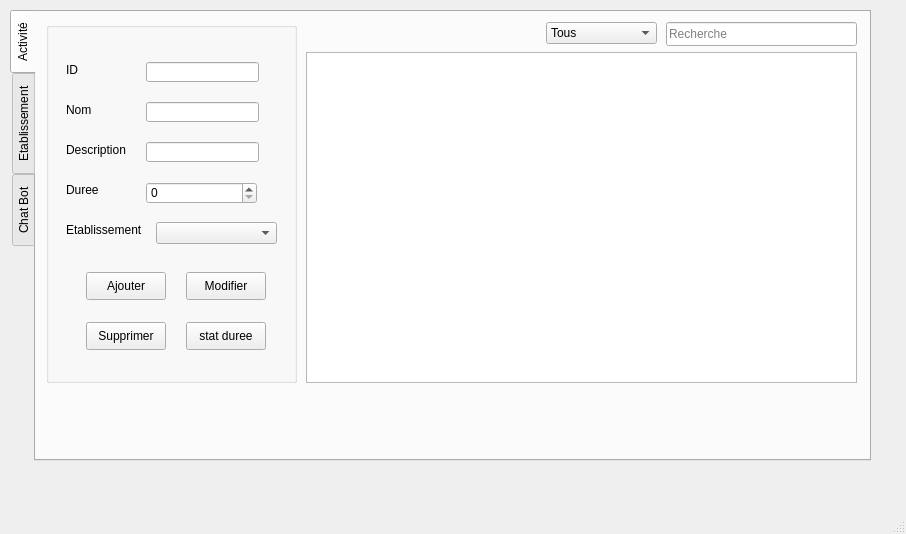
<?xml version="1.0" encoding="UTF-8"?>
<ui version="4.0">
 <class>Garderie</class>
 <widget class="QMainWindow" name="Garderie">
  <property name="geometry">
   <rect>
    <x>0</x>
    <y>0</y>
    <width>906</width>
    <height>534</height>
   </rect>
  </property>
  <property name="windowTitle">
   <string>MainWindow</string>
  </property>
  <widget class="QWidget" name="centralwidget">
   <widget class="QTabWidget" name="tabWidget">
    <property name="geometry">
     <rect>
      <x>10</x>
      <y>10</y>
      <width>861</width>
      <height>451</height>
     </rect>
    </property>
    <property name="tabPosition">
     <enum>QTabWidget::West</enum>
    </property>
    <property name="currentIndex">
     <number>0</number>
    </property>
    <widget class="QWidget" name="tab">
     <attribute name="title">
      <string>Activité</string>
     </attribute>
     <widget class="QLineEdit" name="recherche_activite">
      <property name="geometry">
       <rect>
        <x>630</x>
        <y>10</y>
        <width>191</width>
        <height>24</height>
       </rect>
      </property>
      <property name="placeholderText">
       <string>Recherche</string>
      </property>
      <property name="clearButtonEnabled">
       <bool>true</bool>
      </property>
     </widget>
     <widget class="QGroupBox" name="groupBox">
      <property name="geometry">
       <rect>
        <x>10</x>
        <y>10</y>
        <width>251</width>
        <height>361</height>
       </rect>
      </property>
      <property name="title">
       <string/>
      </property>
      <widget class="QLabel" name="label_5">
       <property name="geometry">
        <rect>
         <x>20</x>
         <y>200</y>
         <width>91</width>
         <height>16</height>
        </rect>
       </property>
       <property name="text">
        <string>Etablissement</string>
       </property>
      </widget>
      <widget class="QLineEdit" name="id_activite">
       <property name="geometry">
        <rect>
         <x>100</x>
         <y>40</y>
         <width>113</width>
         <height>20</height>
        </rect>
       </property>
      </widget>
      <widget class="QLabel" name="label_2">
       <property name="geometry">
        <rect>
         <x>20</x>
         <y>80</y>
         <width>56</width>
         <height>16</height>
        </rect>
       </property>
       <property name="text">
        <string>Nom</string>
       </property>
      </widget>
      <widget class="QSpinBox" name="duree_activite">
       <property name="geometry">
        <rect>
         <x>100</x>
         <y>160</y>
         <width>111</width>
         <height>22</height>
        </rect>
       </property>
      </widget>
      <widget class="QLabel" name="label_3">
       <property name="geometry">
        <rect>
         <x>20</x>
         <y>120</y>
         <width>71</width>
         <height>16</height>
        </rect>
       </property>
       <property name="text">
        <string>Description</string>
       </property>
      </widget>
      <widget class="QLineEdit" name="nom_activite">
       <property name="geometry">
        <rect>
         <x>100</x>
         <y>80</y>
         <width>113</width>
         <height>20</height>
        </rect>
       </property>
      </widget>
      <widget class="QLabel" name="label_4">
       <property name="geometry">
        <rect>
         <x>20</x>
         <y>160</y>
         <width>56</width>
         <height>16</height>
        </rect>
       </property>
       <property name="text">
        <string>Duree</string>
       </property>
      </widget>
      <widget class="QLabel" name="label">
       <property name="geometry">
        <rect>
         <x>20</x>
         <y>40</y>
         <width>56</width>
         <height>16</height>
        </rect>
       </property>
       <property name="text">
        <string>ID</string>
       </property>
      </widget>
      <widget class="QLineEdit" name="description_activite">
       <property name="geometry">
        <rect>
         <x>100</x>
         <y>120</y>
         <width>113</width>
         <height>20</height>
        </rect>
       </property>
      </widget>
      <widget class="QPushButton" name="ajouter_activite">
       <property name="geometry">
        <rect>
         <x>40</x>
         <y>250</y>
         <width>80</width>
         <height>28</height>
        </rect>
       </property>
       <property name="text">
        <string>Ajouter</string>
       </property>
      </widget>
      <widget class="QPushButton" name="modifier_activite">
       <property name="geometry">
        <rect>
         <x>140</x>
         <y>250</y>
         <width>80</width>
         <height>28</height>
        </rect>
       </property>
       <property name="text">
        <string>Modifier</string>
       </property>
      </widget>
      <widget class="QPushButton" name="supprimer_activite">
       <property name="geometry">
        <rect>
         <x>40</x>
         <y>300</y>
         <width>80</width>
         <height>28</height>
        </rect>
       </property>
       <property name="text">
        <string>Supprimer</string>
       </property>
      </widget>
      <widget class="QPushButton" name="stat_activite">
       <property name="geometry">
        <rect>
         <x>140</x>
         <y>300</y>
         <width>80</width>
         <height>28</height>
        </rect>
       </property>
       <property name="text">
        <string>stat duree</string>
       </property>
      </widget>
      <widget class="QComboBox" name="etablissement_activite">
       <property name="geometry">
        <rect>
         <x>110</x>
         <y>200</y>
         <width>121</width>
         <height>22</height>
        </rect>
       </property>
      </widget>
     </widget>
     <widget class="QTableView" name="tableau_activite">
      <property name="geometry">
       <rect>
        <x>270</x>
        <y>40</y>
        <width>551</width>
        <height>331</height>
       </rect>
      </property>
      <property name="sortingEnabled">
       <bool>true</bool>
      </property>
     </widget>
     <widget class="QComboBox" name="sort_combo_activite">
      <property name="geometry">
       <rect>
        <x>510</x>
        <y>10</y>
        <width>111</width>
        <height>22</height>
       </rect>
      </property>
      <item>
       <property name="text">
        <string>Tous</string>
       </property>
      </item>
      <item>
       <property name="text">
        <string>Id</string>
       </property>
      </item>
      <item>
       <property name="text">
        <string>Nom</string>
       </property>
      </item>
      <item>
       <property name="text">
        <string>Description</string>
       </property>
      </item>
      <item>
       <property name="text">
        <string>Duree</string>
       </property>
      </item>
      <item>
       <property name="text">
        <string>Etablissement</string>
       </property>
      </item>
     </widget>
    </widget>
    <widget class="QWidget" name="tab_3">
     <attribute name="title">
      <string>Etablissement</string>
     </attribute>
     <widget class="QComboBox" name="sort_combo_etablissement">
      <property name="geometry">
       <rect>
        <x>510</x>
        <y>10</y>
        <width>111</width>
        <height>22</height>
       </rect>
      </property>
      <item>
       <property name="text">
        <string>Tous</string>
       </property>
      </item>
      <item>
       <property name="text">
        <string>Id</string>
       </property>
      </item>
      <item>
       <property name="text">
        <string>Nom</string>
       </property>
      </item>
      <item>
       <property name="text">
        <string>Addresse</string>
       </property>
      </item>
      <item>
       <property name="text">
        <string>Tel</string>
       </property>
      </item>
     </widget>
     <widget class="QTableView" name="tableau_etablissement">
      <property name="geometry">
       <rect>
        <x>270</x>
        <y>40</y>
        <width>551</width>
        <height>331</height>
       </rect>
      </property>
      <property name="sortingEnabled">
       <bool>true</bool>
      </property>
     </widget>
     <widget class="QGroupBox" name="groupBox_2">
      <property name="geometry">
       <rect>
        <x>10</x>
        <y>30</y>
        <width>241</width>
        <height>341</height>
       </rect>
      </property>
      <property name="title">
       <string/>
      </property>
      <widget class="QLineEdit" name="id_etablissement">
       <property name="geometry">
        <rect>
         <x>100</x>
         <y>50</y>
         <width>113</width>
         <height>20</height>
        </rect>
       </property>
      </widget>
      <widget class="QLabel" name="label_7">
       <property name="geometry">
        <rect>
         <x>20</x>
         <y>90</y>
         <width>56</width>
         <height>16</height>
        </rect>
       </property>
       <property name="text">
        <string>Nom</string>
       </property>
      </widget>
      <widget class="QLabel" name="label_8">
       <property name="geometry">
        <rect>
         <x>20</x>
         <y>130</y>
         <width>71</width>
         <height>16</height>
        </rect>
       </property>
       <property name="text">
        <string>Addresse</string>
       </property>
      </widget>
      <widget class="QLineEdit" name="nom_etablissement">
       <property name="geometry">
        <rect>
         <x>100</x>
         <y>90</y>
         <width>113</width>
         <height>20</height>
        </rect>
       </property>
      </widget>
      <widget class="QLabel" name="label_9">
       <property name="geometry">
        <rect>
         <x>20</x>
         <y>170</y>
         <width>56</width>
         <height>16</height>
        </rect>
       </property>
       <property name="text">
        <string>Tel</string>
       </property>
      </widget>
      <widget class="QLabel" name="label_10">
       <property name="geometry">
        <rect>
         <x>20</x>
         <y>50</y>
         <width>56</width>
         <height>16</height>
        </rect>
       </property>
       <property name="text">
        <string>ID</string>
       </property>
      </widget>
      <widget class="QLineEdit" name="addresse_etablissement">
       <property name="geometry">
        <rect>
         <x>100</x>
         <y>130</y>
         <width>113</width>
         <height>20</height>
        </rect>
       </property>
      </widget>
      <widget class="QPushButton" name="ajouter_etablissement">
       <property name="geometry">
        <rect>
         <x>40</x>
         <y>230</y>
         <width>80</width>
         <height>28</height>
        </rect>
       </property>
       <property name="text">
        <string>Ajouter</string>
       </property>
      </widget>
      <widget class="QPushButton" name="modifier_etablissement">
       <property name="geometry">
        <rect>
         <x>140</x>
         <y>230</y>
         <width>80</width>
         <height>28</height>
        </rect>
       </property>
       <property name="text">
        <string>Modifier</string>
       </property>
      </widget>
      <widget class="QPushButton" name="supprimer_etablissement">
       <property name="geometry">
        <rect>
         <x>40</x>
         <y>280</y>
         <width>80</width>
         <height>28</height>
        </rect>
       </property>
       <property name="text">
        <string>Supprimer</string>
       </property>
      </widget>
      <widget class="QPushButton" name="export_excel">
       <property name="geometry">
        <rect>
         <x>140</x>
         <y>280</y>
         <width>80</width>
         <height>28</height>
        </rect>
       </property>
       <property name="text">
        <string>Export Excel</string>
       </property>
      </widget>
      <widget class="QLineEdit" name="tel_etablissement">
       <property name="geometry">
        <rect>
         <x>100</x>
         <y>170</y>
         <width>113</width>
         <height>20</height>
        </rect>
       </property>
       <property name="inputMask">
        <string>99 999 999</string>
       </property>
       <property name="maxLength">
        <number>10</number>
       </property>
      </widget>
     </widget>
     <widget class="QLineEdit" name="recherche_etablissement">
      <property name="geometry">
       <rect>
        <x>630</x>
        <y>10</y>
        <width>191</width>
        <height>24</height>
       </rect>
      </property>
      <property name="placeholderText">
       <string>Recherche</string>
      </property>
      <property name="clearButtonEnabled">
       <bool>true</bool>
      </property>
     </widget>
    </widget>
    <widget class="QWidget" name="tab_2">
     <attribute name="title">
      <string>Chat Bot</string>
     </attribute>
     <widget class="QLineEdit" name="lineEdit">
      <property name="geometry">
       <rect>
        <x>30</x>
        <y>400</y>
        <width>781</width>
        <height>22</height>
       </rect>
      </property>
     </widget>
     <widget class="QTextEdit" name="textEdit">
      <property name="geometry">
       <rect>
        <x>30</x>
        <y>20</y>
        <width>781</width>
        <height>361</height>
       </rect>
      </property>
     </widget>
    </widget>
   </widget>
  </widget>
  <widget class="QMenuBar" name="menubar">
   <property name="geometry">
    <rect>
     <x>0</x>
     <y>0</y>
     <width>906</width>
     <height>25</height>
    </rect>
   </property>
  </widget>
  <widget class="QStatusBar" name="statusbar"/>
 </widget>
 <resources/>
 <connections/>
</ui>
